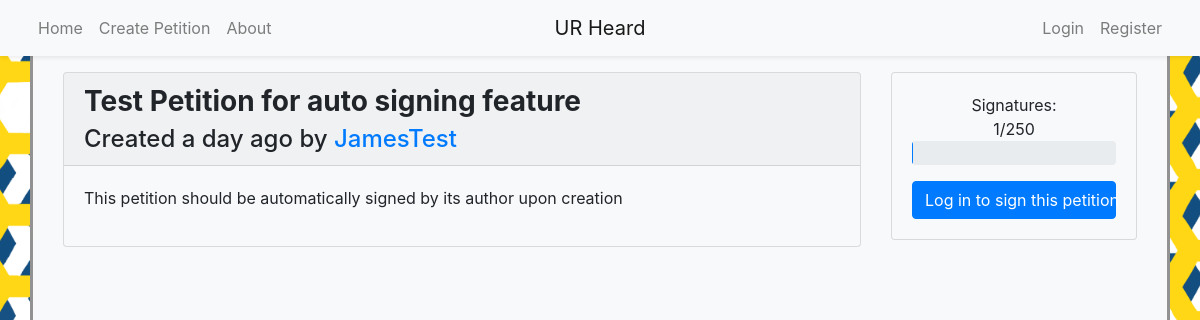
The app's page /petition/4, older data.
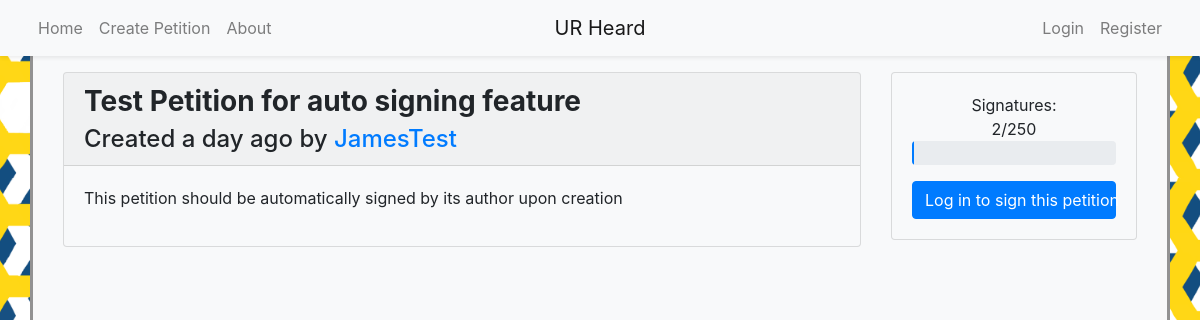
The same page, newer data.
### models.py (models this page shows, shortened)
class Petition(db.Model):
	__tablename__ = 'petition'
	id = db.Column(db.Integer, primary_key=True)
	title = db.Column(db.String(80), nullable=False)
	body = db.Column(db.Text, nullable=False)
	author_id = db.Column(db.Integer, db.ForeignKey('user.id'), nullable=False)
	author = db.relationship('User', backref='petition')
	timestamp = db.Column(db.DateTime, default=datetime.utcnow)
	signers = db.relationship('User', secondary=signature, backref='signed_petitions')
	initial_signatures = 0
	signature_count = db.Column(db.Integer, default=initial_signatures)

### app.py (the view)
@app.route('/petition/<int:id>', methods=['GET', 'POST'])
def petition(id):
	petition = Petition.query.get_or_404(id)
	signature = db.session.query(models.signature).filter_by(petition_id=id).all()
	form = signatureForm()
	signed = False
	if current_user.is_authenticated:
		signed = True if Petition.query.join(User.signed_petitions).filter(User.id==current_user.id, Petition.id==id).first() != None else False
		if form.validate_on_submit():
			current_signer=User.query.get_or_404(form.user_id.data)
			try:
				if signed:
					petition.signers.remove(current_signer)
				else:
					petition.signers.append(current_signer)
				petition.signature_count = len(petition.signers)
				print(len(petition.signers))
				db.session.add(petition)
				db.session.commit()
				return redirect(url_for('petition',id=id))
			except:
				flash("An issue occurred with the signature feature.")
				return redirect(url_for('petition',id=id))
		if signed:
			print('Exists')
			return render_template('petition.html', petition=petition, signature=signature, form=form, signed=True)
		else:
			return render_template('petition.html', petition=petition, signature=signature, form=form, signed=False)
	else:
		return render_template('petition.html', petition=petition, signature=signature, form=form)

### templates/petition.html (shortened to what this page needs)
{% extends "base.html" %}
{% block content %}
	<article class="container">
		<div class="row py-3">
			<div class="col-3 order-2" id="side-panel">
				<div class="sticky-top">
					<div class="card bg-light mb-3" style="max-width: 18rem;">
						<div class="card-body">
							<p class="text-center mb-0">Signatures:</p>
							<p class="text-center my-0 pt-0">{{petition.signature_count}}/250</p>
							<div class="progress mb-3" style="height:2em;">
							</div>
							{% if current_user.is_authenticated %}
								<form method="post">
									{{ form.csrf_token }}
									{{ form.user_id(value=current_user.id) }}
									{{ form.petition_id(value=petition.id) }}
									{% if signed %}
										{{ form.submit(value="Unsign This Petition", class_="btn btn-primary w-100") }}
									{% else %}
										{{ form.submit(value="Sign This Petition", class_="btn btn-primary w-100") }}
									{% endif %}
								</form>
							{% else %}
								<a href="/login?next=%2Fpetition%2F{{petition.id}}" class="btn btn-primary text-nowrap w-100" style="max-width:100%">Log in to sign this petition</a>
							{% endif %}
						</div>
					</div>
				</div>
			</div>
			<div class="col" id="main">
				<div class="card bg-light mb3" style="max-width: 100rem;">
					<heading class="card-header">
						<h3 class="card-title font-weight-bold">{{petition.title}}</h3>
						<h4 class="card-subtitle">Created {{moment(petition.timestamp).fromNow()}} by <a href="user/{{petition.author_id}}">{{petition.author.name}}</a></h4>
					</heading>
					<div class="card-body">
						<p style="white-space: pre-wrap;">{{petition.body}}</p>
					</div>
				</div>
			</div>
		</div>
	</article>
{% endblock content %}

Row changes from the older to the newer data that the page shows:
changed Petition "Test Petition for auto signing feature": signature_count "1" → "2"
